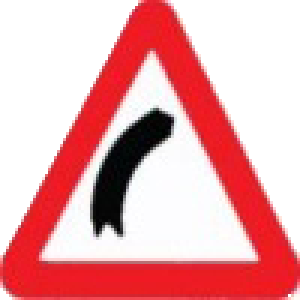
#> input picture dataset/images/s1.png, 100 x 100 px (shown 3 times larger); its folder holds only this picture in this run
$ python main.py
#> lines starting #> are read from the running program, lines starting #| are printed output that depends on the picture
#> in run, image is the input picture: shape (100, 100, 4); mean B, G, R, A 170.1, 166.9, 233.5, 153.8
import os
import cv2
import numpy as np


_INPUT_DIR = "./images/"
_OUTPUT_DIR = "./output/"
_TEST_DIR = "./test/"
_NUM_OF_SAMPLES = 3000
_SAMPLE_SIZE = (100, 100)


def add_noise(img):
    h, w, c = img.shape
#> h = 100; w = 100; c = 4
    if c != 4:
        raise Exception("Only PNG format supported!")

    dst = img.copy()

    tmp = dst[:, :, 0:3]
    hsv = cv2.cvtColor(tmp, cv2.COLOR_BGR2HSV)
#> hsv: shape (100, 100, 3); mean H, S, V 78.5, 79.2, 234
    p1 = np.random.randint(255 - 35, 255 + 35) / 255
    hsv[:, :, 1] = np.array(hsv[:, :, 1] * p1, dtype=np.uint8)
#> hsv: shape (100, 100, 3); mean H, S, V 78.5, 80.5, 234
    p2 = np.random.randint(255 - 100, 255) / 255
    hsv[:, :, 2] = np.array(hsv[:, :, 2] * p2, dtype=np.uint8)
#> hsv: shape (100, 100, 3); mean H, S, V 78.5, 80.5, 185.2
    tmp = cv2.cvtColor(hsv, cv2.COLOR_HSV2BGR)
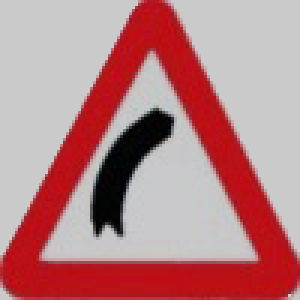
#> tmp: shape (100, 100, 3) (shown 3 times larger); mean B, G, R 132.8, 130.2, 184.7
    dst[:, :, 0:3] = tmp

    # [5 lines of commented-out code are left out]
    return dst


def generate_image(img):
    h, w, c = img.shape
#> h = 100; w = 100; c = 4
    if c != 4:
        raise Exception("Only PNG format supported!")

    pts1 = np.float32([[0, 0], [h, 0], [0, w], [h, w]])
#> pts1 = [[0, 0], [100, 0], [0, 100], [100, 100]]
    pts2 = np.float32([
        [np.random.randint(0, h / 4), np.random.randint(0, w / 4)],
        [h - np.random.randint(0, h / 4), np.random.randint(0, w / 4)],
        [np.random.randint(0, h / 4), w - np.random.randint(0, w / 4)],
        [h - np.random.randint(0, h / 4), w - np.random.randint(0, w / 4)]
    ])
#> pts2 = [[21, 0], [97, 3], [7, 91], [81, 79]]

    m = cv2.getPerspectiveTransform(pts1, pts2)
    dst = cv2.warpPerspective(img, m, (w, h))
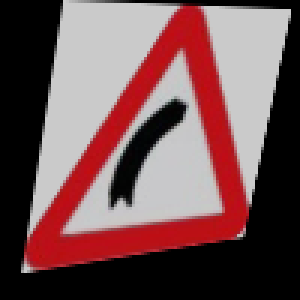
#> dst: shape (100, 100, 4) (shown 3 times larger); mean B, G, R, A 83.7, 82.1, 114.9, 92.2
    tmp = dst.copy()

#> (the run stopped early here; a loop or call above may not have finished)

$ run again, on dataset/images/s102.png
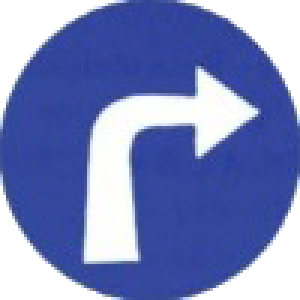
#> input picture dataset/images/s102.png, 100 x 100 px (shown 3 times larger)
#> in run, image is the input picture: shape (100, 100, 4); mean B, G, R, A 188.2, 132.6, 119.8, 202.8
#> in add_noise, `tmp = cv2.cvtColor(hsv, cv2.COLOR_HSV2BGR)`:
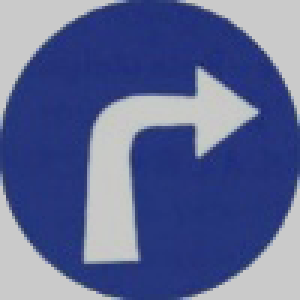
#> tmp: shape (100, 100, 3) (shown 3 times larger); mean B, G, R 148.7, 103.2, 92.6
#> in generate_image, `dst = cv2.warpPerspective(img, m, (w, h))`:
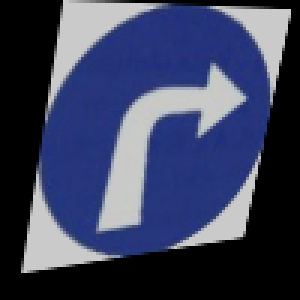
#> dst: shape (100, 100, 4) (shown 3 times larger); mean B, G, R, A 92.6, 64.5, 57.9, 125.4

$ run again, on dataset/images/s103.png
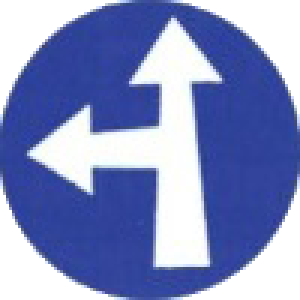
#> input picture dataset/images/s103.png, 100 x 100 px (shown 3 times larger)
#> in run, image is the input picture: shape (100, 100, 4); mean B, G, R, A 192.4, 141.1, 129.4, 201.5
#> in add_noise, `tmp = cv2.cvtColor(hsv, cv2.COLOR_HSV2BGR)`:
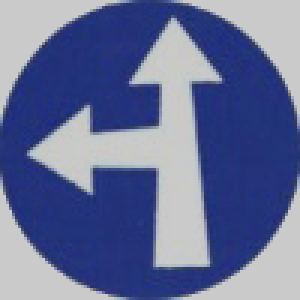
#> tmp: shape (100, 100, 3) (shown 3 times larger); mean B, G, R 152.1, 110.1, 100.4
#> in generate_image, `dst = cv2.warpPerspective(img, m, (w, h))`:
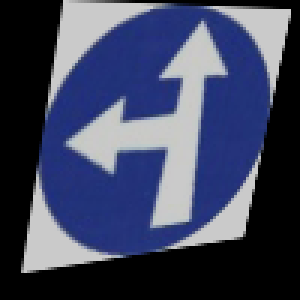
#> dst: shape (100, 100, 4) (shown 3 times larger); mean B, G, R, A 94.6, 68.5, 62.5, 124.7

$ run again, on dataset/images/s104.png
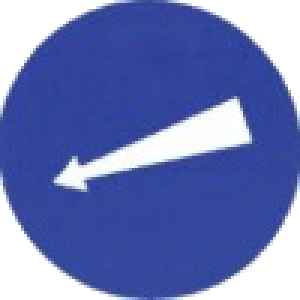
#> input picture dataset/images/s104.png, 100 x 100 px (shown 3 times larger)
#> in run, image is the input picture: shape (100, 100, 4); mean B, G, R, A 182, 120, 106.2, 202.4
#> in add_noise, `tmp = cv2.cvtColor(hsv, cv2.COLOR_HSV2BGR)`:
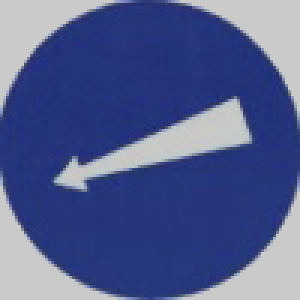
#> tmp: shape (100, 100, 3) (shown 3 times larger); mean B, G, R 143.7, 93, 81.6
#> in generate_image, `dst = cv2.warpPerspective(img, m, (w, h))`:
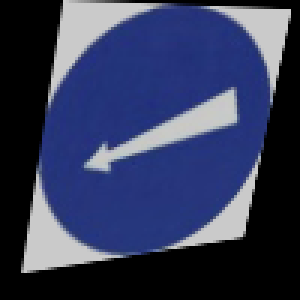
#> dst: shape (100, 100, 4) (shown 3 times larger); mean B, G, R, A 89.4, 57.9, 50.8, 125.3

$ run again, on dataset/images/s10.png
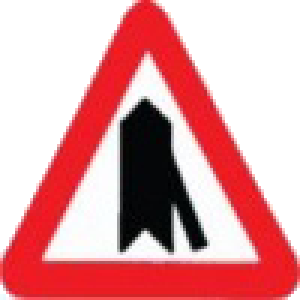
#> input picture dataset/images/s10.png, 100 x 100 px (shown 3 times larger)
#> in run, image is the input picture: shape (100, 100, 4); mean B, G, R, A 159.4, 156.2, 222.6, 152.4
#> in add_noise, `tmp = cv2.cvtColor(hsv, cv2.COLOR_HSV2BGR)`:
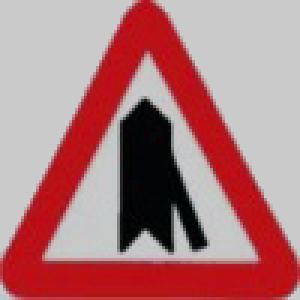
#> tmp: shape (100, 100, 3) (shown 3 times larger); mean B, G, R 124.3, 121.6, 176
#> in generate_image, `dst = cv2.warpPerspective(img, m, (w, h))`:
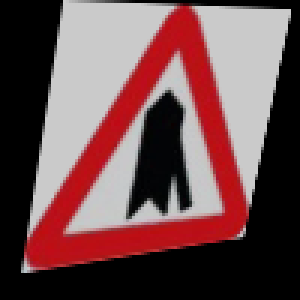
#> dst: shape (100, 100, 4) (shown 3 times larger); mean B, G, R, A 78.7, 77.1, 110, 91.8
